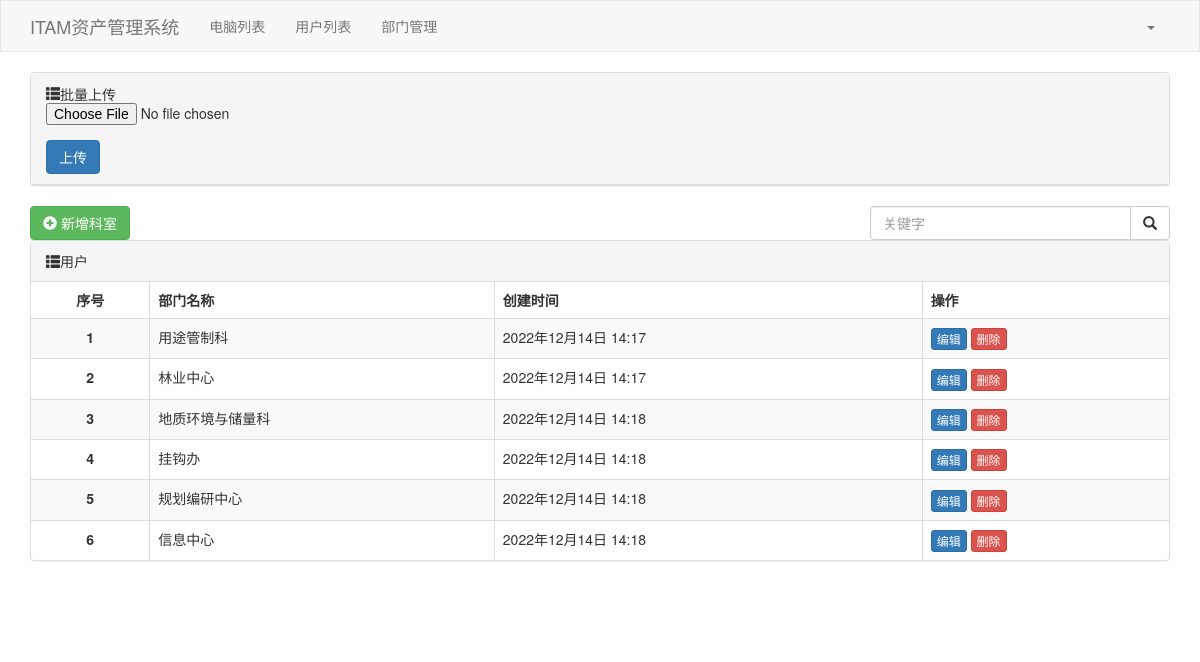
/dep/list/, run on an earlier commit of the app's database.
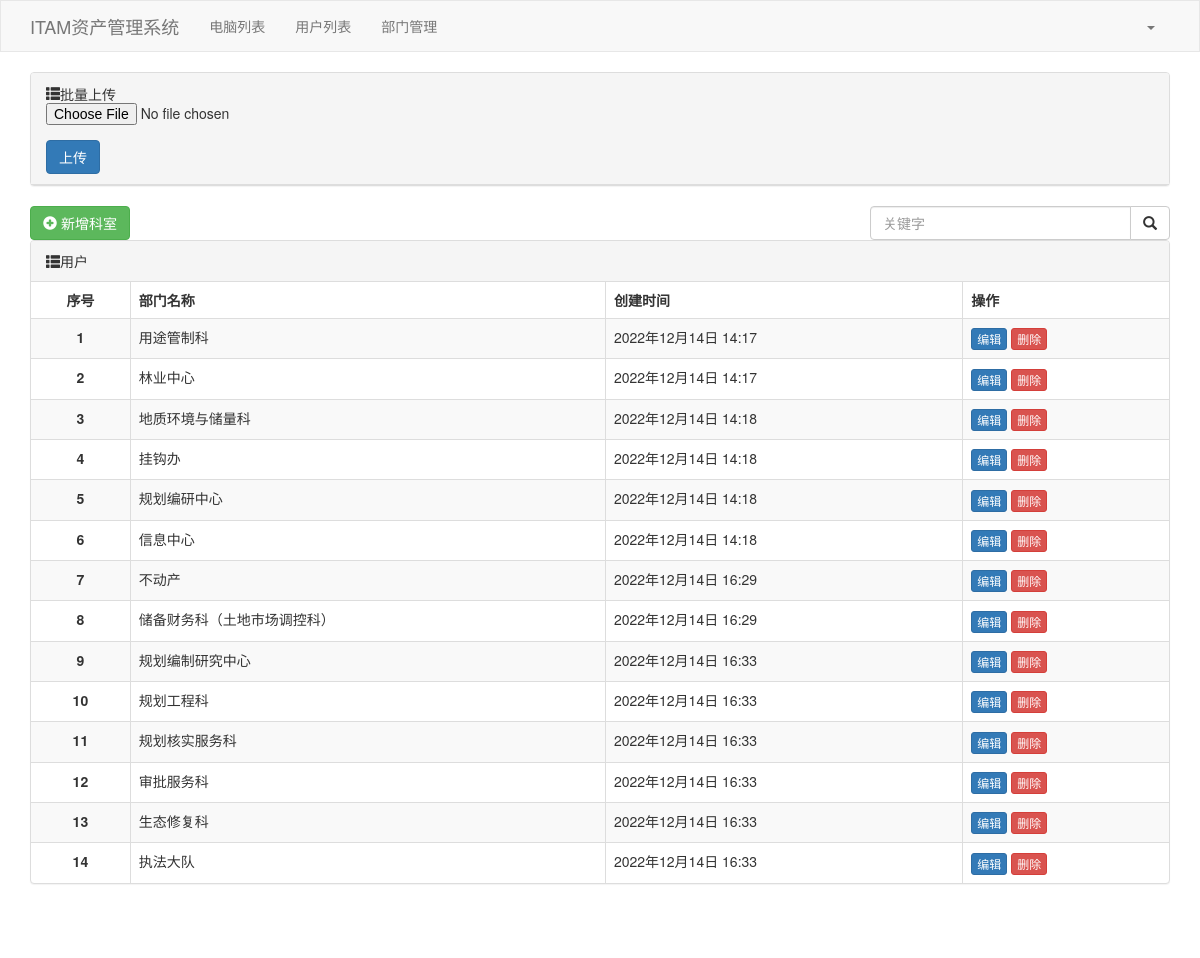
And on a later commit of the database.
### app1/models.py (models this page shows, shortened)
class Department(models.Model):
    departname = models.CharField(verbose_name='部门名称', max_length=16, unique=True)
    createdate = models.DateTimeField(verbose_name='创建日期', auto_now_add=True)

### app1/views.py (the view)
# urls.py: path('dep/list/', views.dep_list),
def dep_list(request):
    queryset = models.Department.objects.all()
    context = {
        'queryset': queryset
    }
    return render(request, 'dep_list.html', context)

### app1/templates/dep_list.html (shortened to what this page needs)
{% extends "layout.html" %}
{% block content %}
    <div class="container">
        <div class="panel panel-default">
            <div class="panel-heading">
                <span class="glyphicon glyphicon-th-list" aria-hidden="true">批量上传</span>
                <form method="post" enctype="multipart/form-data" action="/dep/multi/">
                    <div class="form-group">
                        <input type="file" name="excel">
                    </div>
                    <button type="submit" value="上传" class="btn btn-primary">上传</button>
                </form>
            </div>
        </div>
        <div style="margin-bottom: 10px">
            <a class="btn btn-success" href="/dep/add/">
                <span class="glyphicon glyphicon-plus-sign " aria-hidden="true"></span>
                新增科室</a>
            <div style="float:right;width: 300px">
                <form method="get">
                    <div class="input-group">
                        <input type="text" name='q' class="form-control" placeholder="关键字" value="{{ search_data }}">
                        <span class="input-group-btn">
                        <button class="btn btn-default" type="submit">
                            <span class="glyphicon glyphicon-search " aria-hidden="true"> </span>
                        </button>
                        </span>
                </form>
            </div>
        </div>
        <div class="bs-example" data-example-id="panel-without-body-with-table">
            <div class="panel panel-default">
                <div class="panel-heading">
                    <span class="glyphicon glyphicon-th-list" aria-hidden="true"></span>用户
                </div>
                <table class="table table-bordered table-striped table-hover ">
                    <thead>
                    <tr>
                        <th style="text-align: center;">序号</th>
                        <th>部门名称</th>
                        <th>创建时间</th>
                        <th>操作</th>
                    </tr>
                    </thead>
                    <tbody>
                    {% for item in queryset %}
                        <tr>
                        <th style="text-align: center;" title="{{ item.id }}">{{ forloop.counter }}</th>
                        <td>{{ item.departname }}</td>
                        <td>{{ item.createdate }}</td>
                        <td>
                            <a class="btn btn-primary btn-xs" href="/dep/{{ item.id }}/edit/">编辑</a>
                            <a class="btn btn-danger btn-xs" href="/dep/{{ item.id }}/delete/">删除</a>
                        </td>
                    {% endfor %}
                    </tbody>
                </table>
            </div>
            <div class="clearfix">
            </div>
        </div>
    </div>
{% endblock %}

What changed in the data, as far as the page shows it:
added Department: departname "不动产", createdate "2022年12月14日 16:29"
added Department: departname "储备财务科（土地市场调控科）", createdate "2022年12月14日 16:29"
added Department: departname "规划编制研究中心", createdate "2022年12月14日 16:33"
added Department: departname "规划工程科", createdate "2022年12月14日 16:33"
added Department: departname "规划核实服务科", createdate "2022年12月14日 16:33"
added Department: departname "审批服务科", createdate "2022年12月14日 16:33"
added Department: departname "生态修复科", createdate "2022年12月14日 16:33"
added Department: departname "执法大队", createdate "2022年12月14日 16:33"
